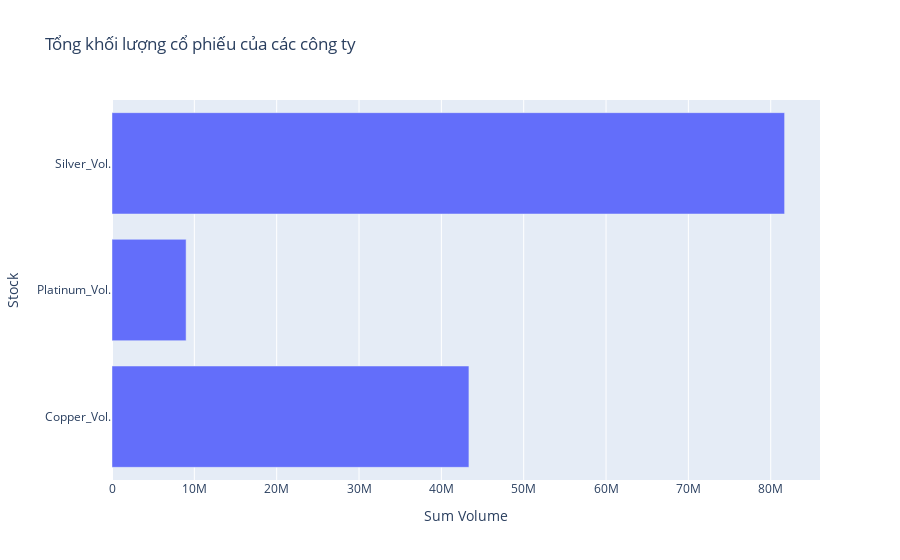

Write notebook code for a chart like this one.
### Code cell
df_volume_sum = df_volume.sum()
 df_volume_sum = df_volume_sum.reset_index()
 df_volume_sum.columns = ['Stock', 'Sum Volume']
 fig = px.bar(df_volume_sum, y='Stock', x='Sum Volume', title='Tổng khối lượng cổ phiếu của các công ty')
 fig.show()

### Figure 1 — Plotly figure (JSON) as saved in the notebook; plotly's stock layout.template omitted (floating-point values rounded to 4 significant figures)
{"data": [{"alignmentgroup": "True", "hovertemplate": "Sum Volume=%{x}<br>Stock=%{y}<extra></extra>", "legendgroup": "", "marker": {"color": "#636efa", "pattern": {"shape": ""}}, "name": "", "offsetgroup": "", "orientation": "h", "showlegend": false, "textposition": "auto", "type": "bar", "x": [43347660, 8999110, 81684840], "xaxis": "x", "y": ["Copper_Vol.", "Platinum_Vol.", "Silver_Vol."], "yaxis": "y"}], "layout": {"barmode": "relative", "legend": {"tracegroupgap": 0}, "title": {"text": "Tổng khối lượng cổ phiếu của các công ty"}, "xaxis": {"anchor": "y", "domain": [0, 1], "title": {"text": "Sum Volume"}}, "yaxis": {"anchor": "x", "domain": [0, 1], "title": {"text": "Stock"}}}}
